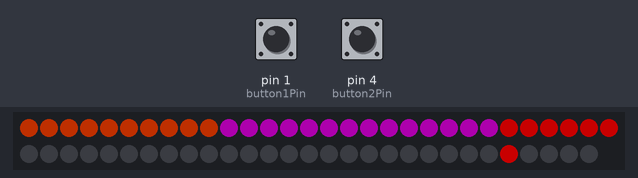
This sketch was run on a simulated Arduino Uno, built with avr-gcc and run on an emulated ATmega328P. Shown: 59 RGB LEDs in strip order, left to right, continuing on the next row. The inputs (shaded band) are chosen by the test bench; at power-on: pin 1 (button1Pin) LOW, pin 4 (button2Pin) HIGH. Dim RGB values are drawn brighter than linear; the local clock reads 2024-03-15 10:24:30 at power-on unless the sketch sets it.

Above: at 1.2 s.
1.3 s: pin 1 (button1Pin) pulled HIGH for 0.15 s
At 29.8 s:
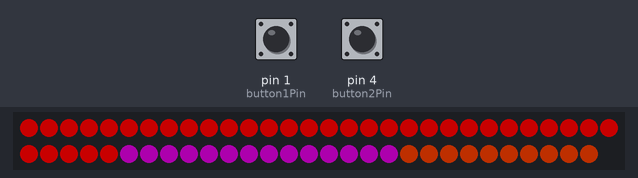
At 30.76 s:
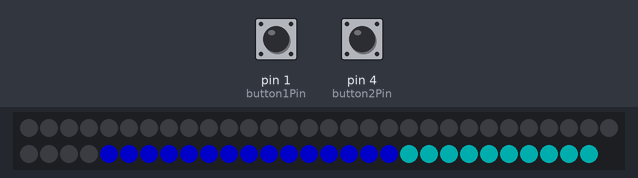

Measured:
- what the display in image 1 shows lasts 1.0 s, from 29.0 s to 30.0 s

The sketch:

leddripclock-two-dir.ino
```cpp
// Date and time functions using a DS1307 RTC connected via I2C and Wire lib
#include <Wire.h>
#include "RTClib.h"
#include <Adafruit_NeoPixel.h>

RTC_DS1307 rtc;
#define PIN      3
#define N_LEDS  59
Adafruit_NeoPixel strip = Adafruit_NeoPixel(N_LEDS, PIN, NEO_GRB + NEO_KHZ800);

int currentSecond = 0;
int currentMinute = 0;
int currentHour = 0;
int prevSecond = 0;
int prevMinute = 0;
int prevHour = 0;

int secondsDrip = -1;
int minutesDrip = -1;
int hoursDrip = -1;

int secondsSolid = N_LEDS + 1;
int minutesSolid = N_LEDS + 1;
int hoursSolid = N_LEDS + 1;

bool ascending = false;
bool didAscending = false;

int prevButton1State = 0;
int prevButton2State = 0;
int button1State = 0;
int button2State = 0;
int button1Pin = 1;
int button2Pin = 4;

void setup () {
  currentSecond = 0;
  currentMinute = 0;
  currentHour = 0;

  pinMode(button1Pin, INPUT);
  pinMode(button2Pin, INPUT);

  //Serial.begin(57600);

  rtc.begin();

  if (! rtc.isrunning()) {
    //Serial.println("RTC is NOT running!");
    rtc.adjust(DateTime(F(__DATE__), F(__TIME__)));
  } else {
    //Serial.println("RTC is ALREADY running!");
  }

  strip.begin();
}

void loop () {
  DateTime now = rtc.now();

  button1State = digitalRead(button1Pin);
  button2State = digitalRead(button2Pin);

  if (button1State == HIGH && button2State == HIGH && !didAscending) {
    ascending = !ascending;
    didAscending = true;
  }

  if (button1State == LOW && prevButton1State == HIGH && button2State == LOW && !didAscending) {
    rtc.adjust(DateTime(now.year(), now.month(), now.day(), now.hour(), now.minute() + 1, now.second()));
    now = rtc.now();
    prevMinute = now.minute();
    minutesDrip = -1;
  }

  if (button2State == LOW && prevButton2State == HIGH && button1State == LOW && !didAscending) {
    rtc.adjust(DateTime(now.year(), now.month(), now.day(), now.hour(), now.minute() - 1, now.second()));
    now = rtc.now();
    prevMinute = now.minute();
    minutesDrip = -1;
  }

  if(didAscending && button1State == LOW && button2State == LOW) {
    didAscending = false;
  }

  prevButton1State = button1State;
  prevButton2State = button2State;

  //check for a new second
  currentSecond = now.second();

    if (currentSecond != prevSecond) {
      prevSecond = currentSecond;

      //set up a new drip if it's not 0 seconds
      if  (currentSecond > 0)  {
        secondsDrip = N_LEDS;
      }
    }

    currentMinute = now.minute();
    if (currentMinute > prevMinute) {
      prevMinute = currentMinute;

      //set up a new drip if it's not 0 minutes
      if (currentMinute > 0) {
        minutesDrip = N_LEDS;
      }
    }

    currentHour = now.hour();
    if (currentHour != prevHour) {
      prevHour = currentHour;

      //set up a new drip if it's not 0 hours
      if (currentHour > 0) {
        hoursDrip = N_LEDS;
      }
    }

    secondsSolid = currentSecond - 1;
    minutesSolid = currentMinute - 1;
    hoursSolid = currentHour - 1;

    for(int k=0; k<strip.numPixels(); k++) {
      int red = 0;
      int blue = 0;
      int green = 0;

      if (
        (ascending && (
          k == (N_LEDS - secondsDrip)
          || k >= (N_LEDS - secondsSolid)
          || (secondsDrip == -1 && (k == (N_LEDS - secondsSolid - 1)))
        )) || //ascending matches
        (!ascending && (
          k == secondsDrip
          || (k < secondsSolid)
          || (secondsDrip == -1 && (k == secondsSolid))
          )) //descending matches
       ) {
        red = 100;
      }

      if (
        (ascending && (
          k == (N_LEDS - minutesDrip)
          || k >= (N_LEDS - minutesSolid)
          || (minutesDrip == -1 && (k == (N_LEDS - minutesSolid - 1)))
        )) || //ascending matches
        (!ascending && (
          k == minutesDrip
          || (k < minutesSolid)
          || (minutesDrip == -1 && (k == minutesSolid))
          )) //descending matches
       ) {
        if (red == 0) {
          blue = 100;
        } else {
          red = 50;
          blue = 50;
        }
      }

      if (
        (ascending && (
          k == (N_LEDS - hoursDrip)
          || k >= (N_LEDS - hoursSolid)
          || (hoursDrip == -1 && (k == (N_LEDS - hoursSolid - 1)))
        )) || //ascending matches
        (!ascending && (
          k == hoursDrip
          || (k < hoursSolid)
          || (hoursDrip == -1 && (k == hoursSolid))
          )) //descending matches
       ) {
        if (red == 0 && blue == 0) {
          green = 100;
        } else if (red > 0 && blue == 0) {
          red = 50;
          green = 50;
        } else if (red == 0 && blue > 0) {
          blue = 50;
          green = 50;
        } else if (red > 0 && blue > 0) {
          blue = 0;
          red = 80;
          green = 20;
        }
      }
      strip.setPixelColor(k, strip.Color(red, green, blue));
    }
    strip.show();

    if (secondsDrip != -1 && secondsDrip > secondsSolid) {
      secondsDrip--;
    }
    if (secondsDrip == secondsSolid) {
      secondsDrip = -1;
    }

    if (minutesDrip != -1 && minutesDrip > minutesSolid) {
      minutesDrip--;
    }
    if (minutesDrip == minutesSolid) {
      minutesDrip = -1;
    }

    if (hoursDrip != -1 && hoursDrip > hoursSolid) {
      hoursDrip--;
    }
    if (hoursDrip == hoursSolid) {
      hoursDrip = -1;
    }


    delay(10);
}
```
